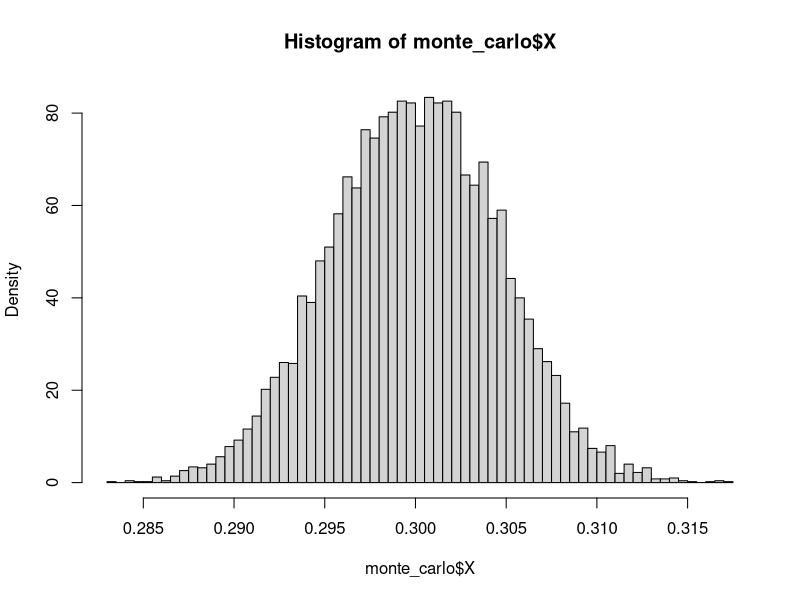
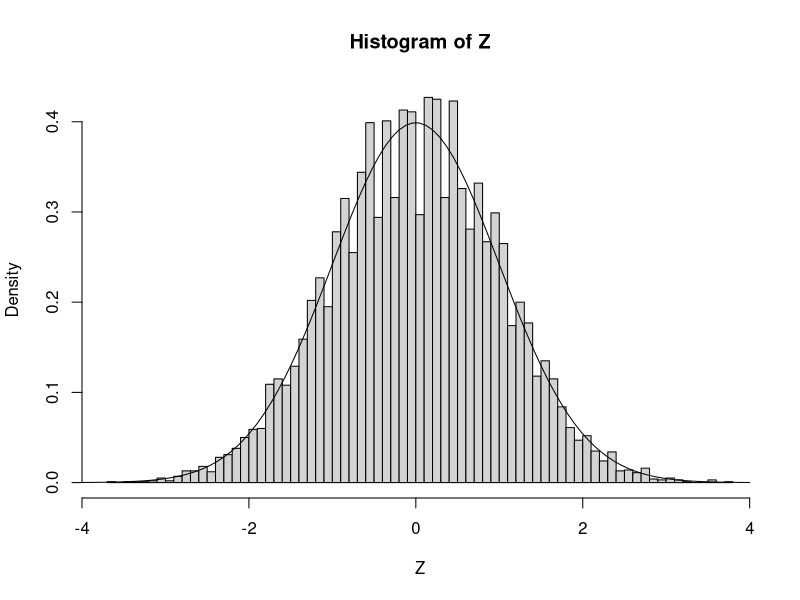
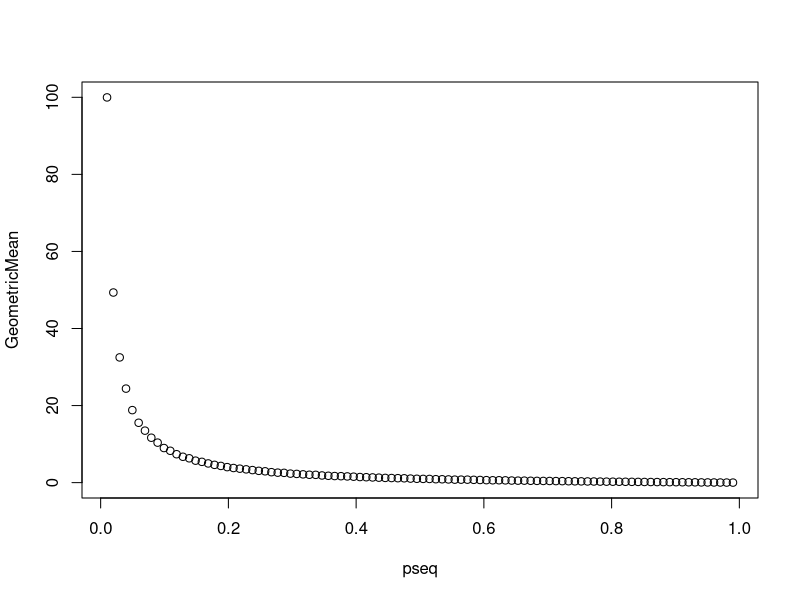
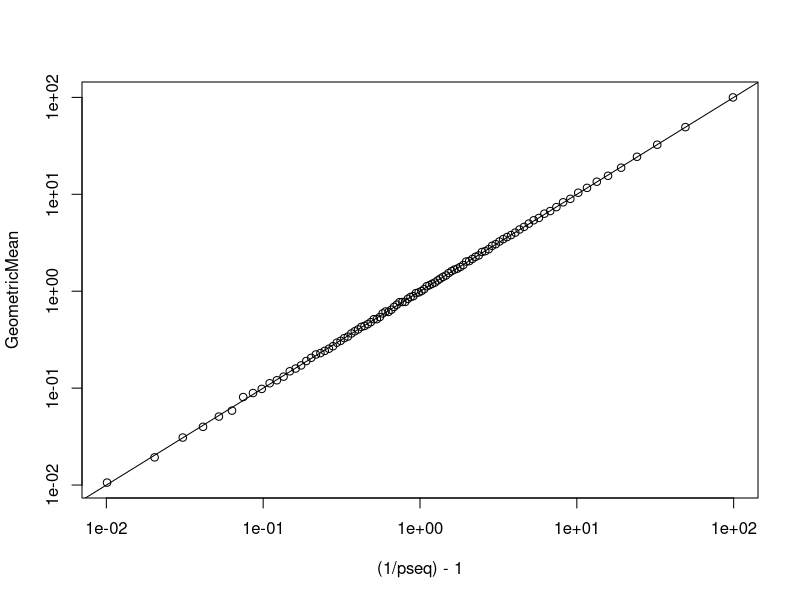

Here is the R script that generated these plots, in order:
## ---- chunk 1
library(tidyverse)
library(purrr)

# First, write a function to simulate X
simulate_X = function(){
  a_bunch_of_random_variables = rbernoulli(10000, .3)
  # a_bunch_of_random_variables = rbernoulli(10000, .6)
  # a_bunch_of_random_variables = now do, binomial, geometric, and poisson.
  X = mean(a_bunch_of_random_variables)
  return(X)
}


# Now, we are going to do it lots of times.  
# Let's arrange the simulations in a data.frame with three columns
r = 10000
monte_carlo = data.frame(replicate = 1:r, 
                     X = rep(NA,r)) 
for(i in 1:r){
  monte_carlo$X[i] = simulate_X()
}

hist(monte_carlo$X,breaks = 80, freq = F)

Z = (monte_carlo$X - mean(monte_carlo$X))/sd(monte_carlo$X)
hist(Z,breaks = 80, freq = F)
xseq = seq(-4,4,len=100) 
lines(xseq,  dnorm(xseq))
## ---- chunk 2
# Bernoulli:
pseq = seq(.01,.99,len = 100)
GeometricMean = rep(NA, 100)
for(i in 1:100){
  GeometricMean[i] = rgeom(10000,pseq[i]) %>% mean
}

plot(pseq, GeometricMean)
plot((1/pseq)-1, 
     GeometricMean, 
     log = "xy")
abline(0,1)
